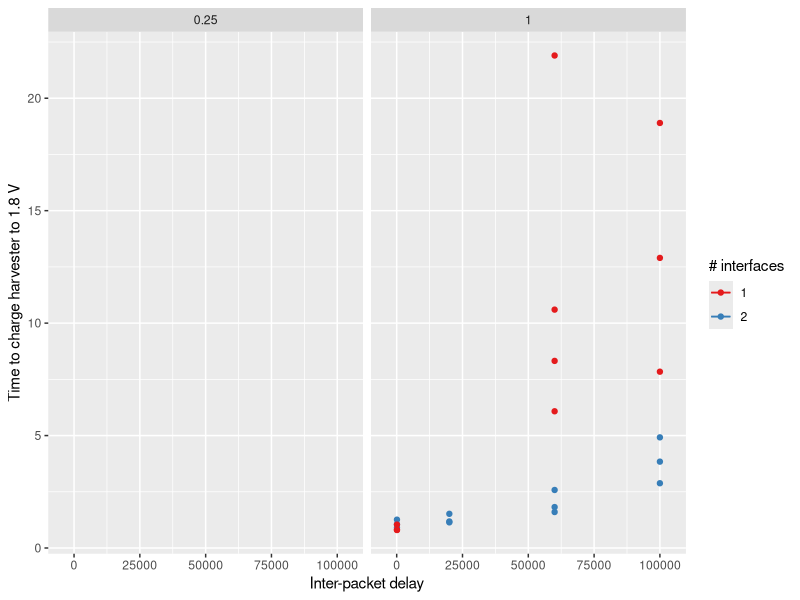

The R script that drew this image:
#!/usr/bin/env Rscript

library(ggplot2)

# http://www.cookbook-r.com/Manipulating_data/Summarizing_data/
## Summarizes data.
## Gives count, mean, standard deviation, standard error of the mean, and
## confidence interval (default 95%).
##   data: a data frame.
##   measurevar: the name of a column that contains the variable to be
##               summarized
##   groupvars: a vector containing names of columns that contain grouping
##              variables
##   na.rm: a boolean that indicates whether to ignore NA's
##   conf.interval: the % range of the confidence interval (default is 95%)
summarySE <- function(data=NULL, measurevar, groupvars=NULL, na.rm=FALSE,
                      conf.interval=.95, .drop=TRUE) {
  require(plyr)

  # New version of length which can handle NA's: if na.rm==T, don't count them
  length2 <- function (x, na.rm=FALSE) {
    if (na.rm) sum(!is.na(x))
    else       length(x)
  }

  # This does the summary. For each group's data frame, return a vector with
  # N, mean, and sd
  datac <- ddply(data, groupvars, .drop=.drop,
                 .fun = function(xx, col) {
                   c(N      = length2(xx[[col]], na.rm=na.rm),
                     mean   = mean   (xx[[col]], na.rm=na.rm),
                     median = median (xx[[col]], na.rm=na.rm),
                     sd     = sd     (xx[[col]], na.rm=na.rm)
                   )
                 },
                 measurevar
  )

  # Rename the "mean" column
  datac <- rename(datac, c("mean" = measurevar))

  datac$se <- datac$sd / sqrt(datac$N)  # Calculate standard error of the mean

  # Confidence interval multiplier for standard error
  # Calculate t-statistic for confidence interval:
  # e.g., if conf.interval is .95, use .975 (above/below), and use df=N-1
  ciMult <- qt(conf.interval/2 + .5, datac$N-1)
  datac$ci <- datac$se * ciMult

  return(datac)
}

udpalt <- as.data.frame(read.csv('udpalt.csv'))

ds <- summarySE(data=udpalt, measurevar="time_s", groupvars=c("interpkt_us", "ifaces"))

p <- ggplot(ds, aes(x=interpkt_us, y=time_s, colour=factor(ifaces))) +
  geom_errorbar(aes(ymin=time_s-se, ymax=time_s+se)) +
  geom_line() +
  geom_point(data=udpalt, aes(x=interpkt_us, y=time_s, colour=factor(ifaces))) +
  scale_colour_brewer(name="# interfaces", palette="Set1") +
  facet_wrap(~distance_m, ncol=2) +
  ylab('Time to charge harvester to 1.8 V') +
  xlab('Inter-packet delay')


ggsave(p, filename='udpalt.pdf', width=6, height=6, units="in")
